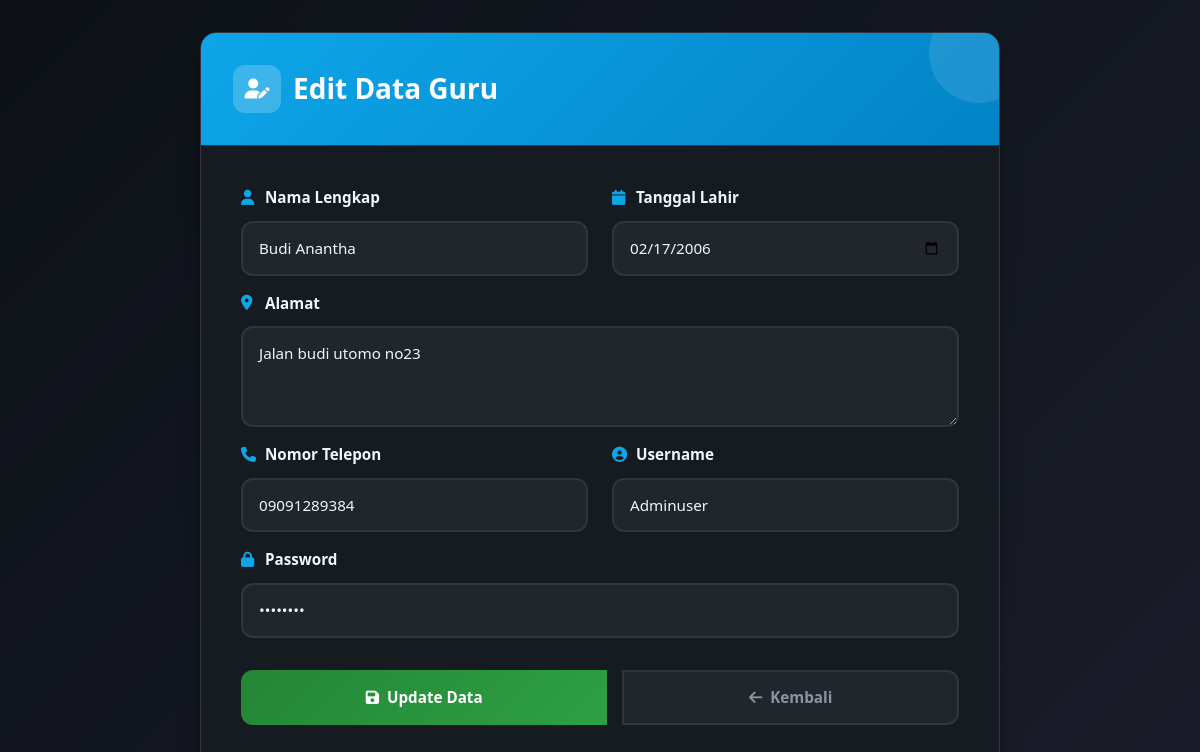
The app's page /admin/guru/guru_edit.php?id=9 with its own data.
### tables this page shows
CREATE TABLE `guru` (
  `id_guru` int NOT NULL,
  `nama_guru` varchar(100) NOT NULL,
  `tgl_lahir` date NOT NULL,
  `almat` text NOT NULL,
  `telp` varchar(15) NOT NULL,
  `username` varchar(20) NOT NULL,
  `password` varchar(35) NOT NULL
);

### admin/guru/guru_edit.php (the view, shortened to what this page needs)
<?php
include "../../koneksi.php";
$id = $_GET['id'];
$data = mysqli_fetch_assoc(mysqli_query($koneksi, "SELECT * FROM guru WHERE id_guru=$id"));
?>
<!DOCTYPE html>
<html lang="id">
<head>
    <link href="https://cdn.jsdelivr.net/npm/bootstrap@5.3.3/dist/css/bootstrap.min.css" rel="stylesheet">
    <link href="https://cdnjs.cloudflare.com/ajax/libs/font-awesome/6.4.0/css/all.min.css" rel="stylesheet">
</head>
<body>
    <div class="main-container">
        <div class="card-container">
            <div class="card">
                <div class="card-header">
                    <h2>
                        <div class="icon">
                            <i class="fas fa-user-edit"></i>
                        </div>
                        Edit Data Guru
                    </h2>
                </div>
                <div class="card-body">
                    <form method="post" id="editForm">
                        <div class="row">
                            <div class="col-md-6">
                                <div class="mb-3">
                                    <label class="form-label">
                                        <i class="fas fa-user"></i>
                                        Nama Lengkap
                                    </label>
                                    <input type="text" name="nama_guru" class="form-control"
                                           value="<?= htmlspecialchars($data['nama_guru']) ?>"
                                           placeholder="Masukkan nama lengkap guru" required>
                                </div>
                            </div>
                            <div class="col-md-6">
                                <div class="mb-3">
                                    <label class="form-label">
                                        <i class="fas fa-calendar"></i>
                                        Tanggal Lahir
                                    </label>
                                    <input type="date" name="tgl_lahir" class="form-control"
                                           value="<?= htmlspecialchars($data['tgl_lahir']) ?>" required>
                                </div>
                            </div>
                        </div>
                        <div class="mb-3">
                            <label class="form-label">
                                <i class="fas fa-map-marker-alt"></i>
                                Alamat
                            </label>
                            <textarea name="alamat" class="form-control" rows="3"
                                      placeholder="Masukkan alamat lengkap" required><?= htmlspecialchars($data['almat']) ?></textarea>
                        </div>
                        <div class="row">
                            <div class="col-md-6">
                                <div class="mb-3">
                                    <label class="form-label">
                                        <i class="fas fa-phone"></i>
                                        Nomor Telepon
                                    </label>
                                    <input type="tel" name="telp" class="form-control"
                                           value="<?= htmlspecialchars($data['telp']) ?>"
                                           placeholder="Contoh: 08123456789" required>
                                </div>
                            </div>
                            <div class="col-md-6">
                                <div class="mb-3">
                                    <label class="form-label">
                                        <i class="fas fa-user-circle"></i>
                                        Username
                                    </label>
                                    <input type="text" name="username" class="form-control"
                                           value="<?= htmlspecialchars($data['username']) ?>"
                                           placeholder="Username untuk login" required>
                                </div>
                            </div>
                        </div>
                        <div class="mb-3">
                            <label class="form-label">
                                <i class="fas fa-lock"></i>
                                Password
                            </label>
                            <input type="password" name="password" class="form-control"
                                   value="<?= htmlspecialchars($data['password']) ?>"
                                   placeholder="Masukkan password baru" required>
                        </div>
                        <div class="btn-group">
                            <button type="submit" name="update" class="btn btn-success">
                                <i class="fas fa-save"></i>
                                Update Data
                            </button>
                            <a href="index.php?page=guru" class="btn btn-secondary">
                                <i class="fas fa-arrow-left"></i>
                                Kembali
                            </a>
                        </div>
                    </form>
                </div>
            </div>
        </div>
    </div>
</body>
</html>

### admin/guru/guru_edit.php (style rules this page uses)
:root { --dark-bg: #0d1117; --dark-surface: #161b22; --dark-surface-hover: #21262d; --dark-border: #30363d; --accent-blue: #0ea5e9; --accent-blue-hover: #0284c7; --text-primary: #f0f6fc; --text-secondary: #8b949e; --success: #238636; --success-hover: #2ea043; --secondary: #6c757d; --secondary-hover: #5c636a; }
* { box-sizing: border-box; }
body { background: linear-gradient(135deg, var(--dark-bg) 0%, #1a1d29 100%); color: var(--text-primary); font-family: 'Segoe UI', Tahoma, Geneva, Verdana, sans-serif; min-height: 100vh; margin: 0; padding: 0; }
.main-container { min-height: 100vh; padding: 2rem 1rem; }
.card-container { max-width: 800px; margin: 0 auto; }
.card { background: var(--dark-surface); border: 1px solid var(--dark-border); border-radius: 16px; box-shadow: 0 20px 25px -5px rgba(0, 0, 0, 0.3), 0 10px 10px -5px rgba(0, 0, 0, 0.1); overflow: hidden; transition: all 0.3s ease; }
.card-header { background: linear-gradient(135deg, var(--accent-blue) 0%, #0284c7 100%); border-bottom: 1px solid var(--dark-border); padding: 2rem; position: relative; overflow: hidden; }
.card-header::before { content: ''; position: absolute; top: 0; right: 0; width: 100px; height: 100px; background: rgba(255, 255, 255, 0.1); border-radius: 50%; transform: translate(30px, -30px); }
.card-header h2 { color: white; font-weight: 700; font-size: 1.75rem; margin: 0; display: flex; align-items: center; gap: 0.75rem; position: relative; z-index: 1; }
.card-header .icon { background: rgba(255, 255, 255, 0.2); width: 48px; height: 48px; border-radius: 12px; display: flex; align-items: center; justify-content: center; font-size: 1.25rem; }
.card-body { padding: 2.5rem; }
.form-label { color: var(--text-primary); font-weight: 600; margin-bottom: 0.75rem; font-size: 0.95rem; display: flex; align-items: center; gap: 0.5rem; }
.form-label i { color: var(--accent-blue); width: 16px; }
.form-control { background: var(--dark-surface-hover); border: 2px solid var(--dark-border); color: var(--text-primary); padding: 0.875rem 1rem; border-radius: 12px; font-size: 0.95rem; transition: all 0.3s ease; }
.form-control::placeholder { color: var(--text-secondary); }
.mb-3 { margin-bottom: 1.5rem; }
.btn-group { display: flex; gap: 1rem; margin-top: 2rem; flex-wrap: wrap; }
.btn { padding: 0.875rem 2rem; border-radius: 12px; font-weight: 600; font-size: 0.95rem; border: none; cursor: pointer; transition: all 0.3s ease; display: inline-flex; align-items: center; gap: 0.5rem; text-decoration: none; min-width: 120px; justify-content: center; }
.btn-success { background: linear-gradient(135deg, var(--success) 0%, var(--success-hover) 100%); color: white; }
.btn-secondary { background: var(--dark-surface-hover); color: var(--text-secondary); border: 2px solid var(--dark-border); }
.row { display: flex; flex-wrap: wrap; margin: 0 -0.75rem; }
.col-md-6 { flex: 0 0 50%; max-width: 50%; padding: 0 0.75rem; }

### records on screen
guru: nama_guru "Budi Anantha", tgl_lahir "02/17/2006", alamat "Jalan budi utomo no23", telp "09091289384", username "Adminuser"
